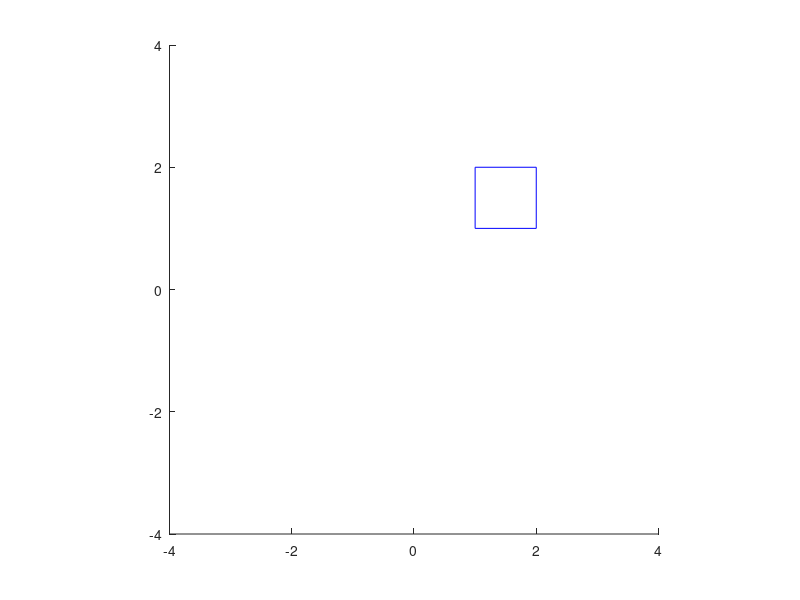

This chart was generated by the following MATLAB code: (Note: this script raises an error after producing the figure.)
P0 = [1 1 1];
P1 = [2 1 1];
P2 = [2 2 2];
P3 = [1 2 1];

MP = [P0; P1; P2; P3];

figure;
axis([-4, 4, -4, 4], "square");
line([MP(1,1) MP(2,1)], [MP(1,2) MP(2,2)], "color","b");
line([MP(2,1) MP(3,1)], [MP(2,2) MP(3,2)], "color","b");
line([MP(3,1) MP(4,1)], [MP(3,2) MP(4,2)], "color","b");
line([MP(4,1) MP(1,1)], [MP(4,2) MP(1,2)], "color","b");

A = rotacao(MP);
clf;
line([MP(1,1) MP(2,1)], [MP(1,2) MP(2,2)], "color","b");
line([MP(2,1) MP(3,1)], [MP(2,2) MP(3,2)], "color","b");
line([MP(3,1) MP(4,1)], [MP(3,2) MP(4,2)], "color","b");
line([MP(4,1) MP(1,1)], [MP(4,2) MP(1,2)], "color","b");
B = rotacao(MP);
clf;
line([MP(1,1) MP(2,1)], [MP(1,2) MP(2,2)], "color","b");
line([MP(2,1) MP(3,1)], [MP(2,2) MP(3,2)], "color","b");
line([MP(3,1) MP(4,1)], [MP(3,2) MP(4,2)], "color","b");
line([MP(4,1) MP(1,1)], [MP(4,2) MP(1,2)], "color","b");
C = rotacao(MP);
clf;
line([MP(1,1) MP(2,1)], [MP(1,2) MP(2,2)], "color","b");
line([MP(2,1) MP(3,1)], [MP(2,2) MP(3,2)], "color","b");
line([MP(3,1) MP(4,1)], [MP(3,2) MP(4,2)], "color","b");
line([MP(4,1) MP(1,1)], [MP(4,2) MP(1,2)], "color","b");
